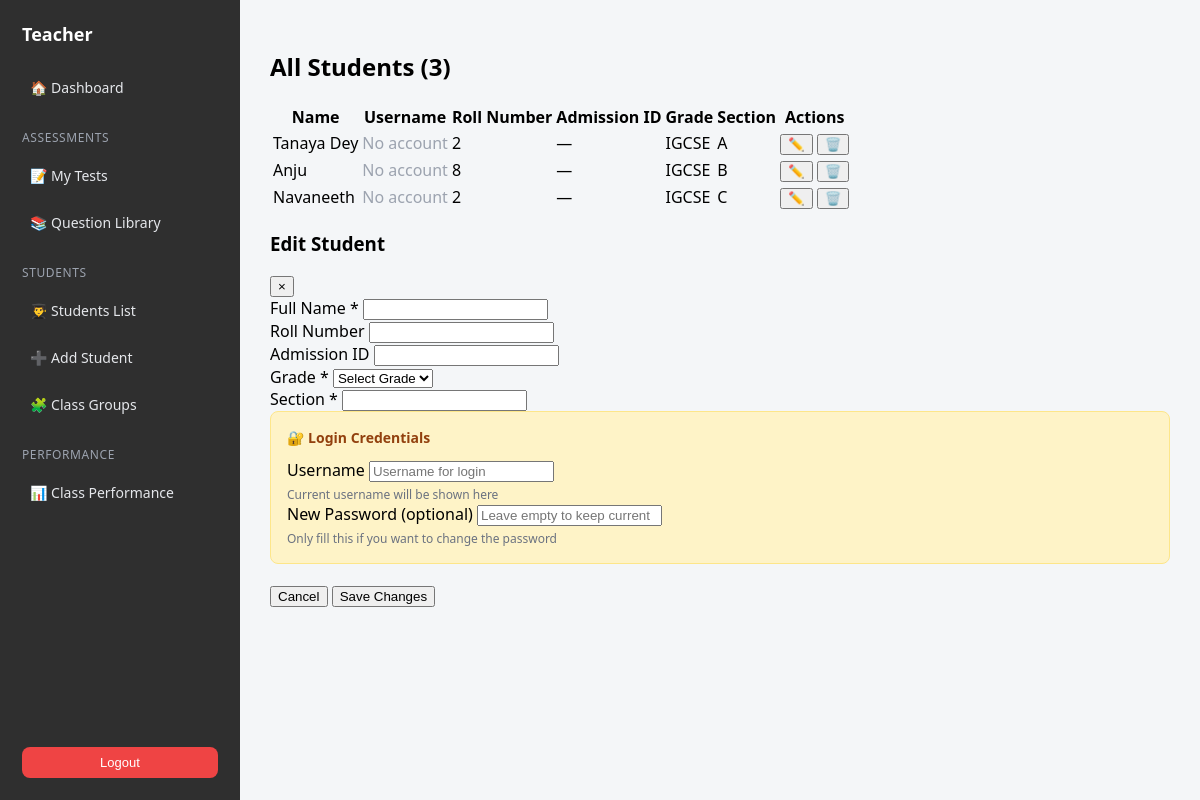
The app's page /teacher/students/ (signed in), older data.
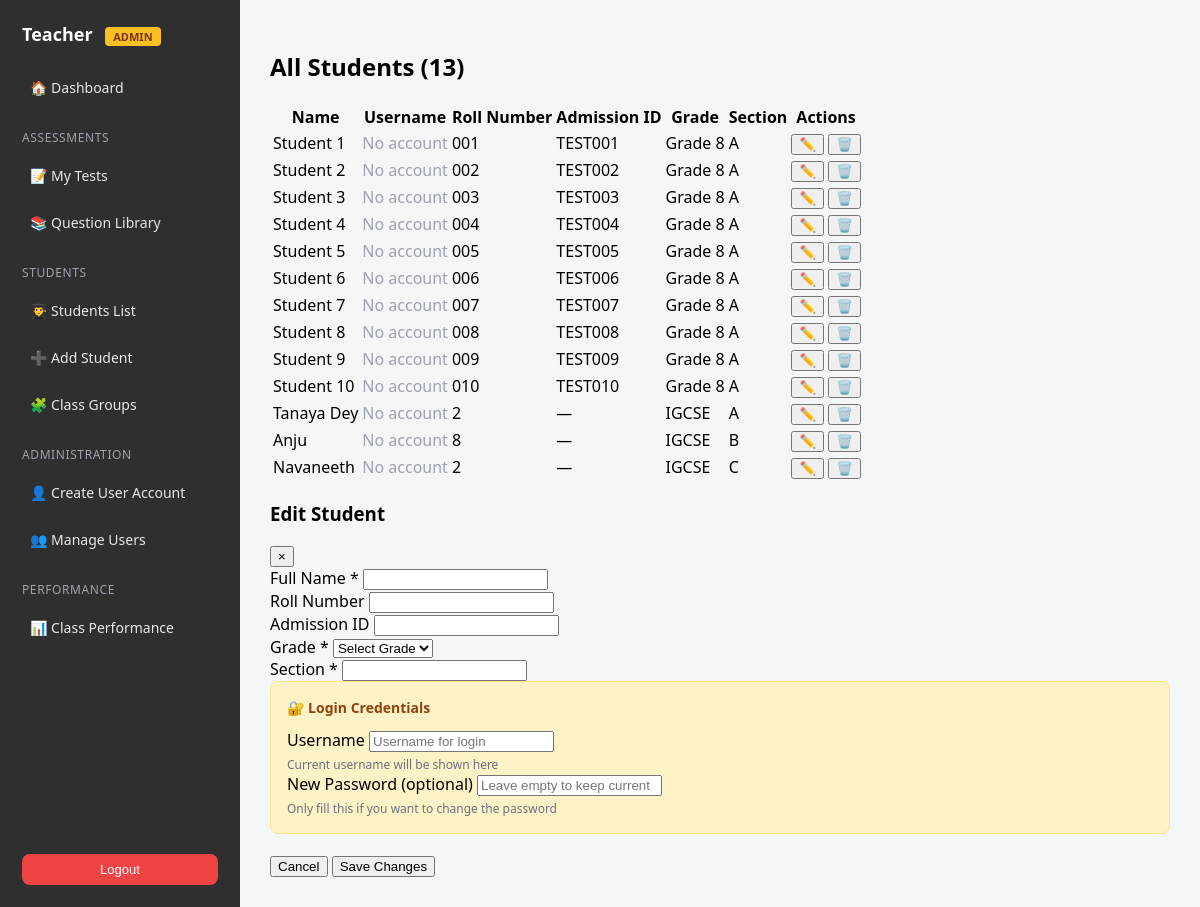
The same page, newer data.
### core/models.py (models this page shows, shortened)
class Student(models.Model):
    full_name = models.CharField(max_length=200)
    roll_number = models.CharField(max_length=50, blank=True)
    admission_id = models.CharField(max_length=50, blank=True)
    grade = models.ForeignKey(Grade, on_delete=models.CASCADE)
    section = models.CharField(max_length=10)  # A, B, C
    school = models.ForeignKey(School, on_delete=models.CASCADE, null=True, blank=True)  # Added
    created_by = models.ForeignKey(User, on_delete=models.CASCADE)
    created_at = models.DateTimeField(auto_now_add=True)
    class Meta:
        unique_together = ("grade", "section", "roll_number", "school")  # Updated
        ordering = ["school", "grade", "section", "roll_number"]

class Grade(models.Model):
    name = models.CharField(max_length=50)
    class Meta:
        ordering = ["name"]
        verbose_name = "Grade"
        verbose_name_plural = "Grades"

### core/views.py (the view)
# urls.py: path("teacher/students/", views.students_list, name="students_list"),
@login_required
def students_list(request):
    school = get_user_school(request.user)
    students = Student.objects.filter(school=school)
    return render(request, "teacher/students/students_list.html", {
        "students": students,
        "school": school
    })

### core/views.py (called while the page is built)
def get_user_school(user):
    try:
        return user.profile.school
    except:
        return None

### core/templates/teacher/students/students_list.html (shortened to what this page needs)
{% extends "teacher/teacher_base.html" %}
{% block content %}
<div class="students-container">
  <div class="students-table-container">
    <div class="table-header">
      <h2>All Students ({{ students|length }})</h2>
    </div>
    {% if students %}
      <table class="students-table">
        <thead>
          <tr>
            <th>Name</th>
            <th>Username</th>
            <th>Roll Number</th>
            <th>Admission ID</th>
            <th>Grade</th>
            <th>Section</th>
            <th>Actions</th>
          </tr>
        </thead>
        <tbody id="studentsTableBody">
          {% for student in students %}
            <tr data-student-id="{{ student.id }}">
              <td>
                <span class="student-name">{{ student.full_name }}</span>
              </td>
              <td>
                {% if student.user %}
                  <span class="username-badge">{{ student.user.username }}</span>
                {% else %}
                  <span style="color: #9ca3af;">No account</span>
                {% endif %}
              </td>
              <td>{{ student.roll_number|default:"—" }}</td>
              <td>{{ student.admission_id|default:"—" }}</td>
              <td>
                <span class="badge badge-grade">{{ student.grade.name }}</span>
              </td>
              <td>
                <span class="badge badge-section">{{ student.section }}</span>
              </td>
              <td>
                <div class="action-buttons">
                  <button class="icon-btn" onclick="editStudent({{ student.id }})" title="Edit">
                    ✏️
                  </button>
                  <button class="icon-btn delete" onclick="deleteStudent({{ student.id }})" title="Delete">
                    🗑️
                  </button>
                </div>
              </td>
            </tr>
          {% endfor %}
        </tbody>
      </table>
    {% endif %}
  </div>
</div>
<div class="modal" id="editModal">
  <div class="modal-content">
    <div class="modal-header">
      <h3>Edit Student</h3>
      <button type="button" class="close-btn" onclick="closeEditModal()">×</button>
    </div>
    <form id="editStudentForm">
      <div class="form-group">
        <label>Full Name *</label>
        <input type="text" id="editFullName" required>
      </div>
      <div class="form-group">
        <label>Roll Number</label>
        <input type="text" id="editRollNumber">
      </div>
      <div class="form-group">
        <label>Admission ID</label>
        <input type="text" id="editAdmissionId">
      </div>
      <div class="form-group">
        <label>Grade *</label>
        <select id="editGrade" required>
          <option value="">Select Grade</option>
        </select>
      </div>
      <div class="form-group">
        <label>Section *</label>
        <input type="text" id="editSection" required>
      </div>
      <div class="credentials-section">
        <h4>🔐 Login Credentials</h4>
        <div class="form-group">
          <label>Username</label>
          <input type="text" id="editUsername" placeholder="Username for login">
          <small style="color: #6b7280; font-size: 12px; display: block; margin-top: 4px;">
            Current username will be shown here
          </small>
        </div>
        <div class="form-group">
          <label>New Password (optional)</label>
          <input type="password" id="editPassword" placeholder="Leave empty to keep current">
          <small style="color: #6b7280; font-size: 12px; display: block; margin-top: 4px;">
            Only fill this if you want to change the password
          </small>
        </div>
      </div>
      <div class="modal-actions">
        <button type="button" class="btn secondary" onclick="closeEditModal()">
          Cancel
        </button>
        <button type="submit" class="btn primary">
          Save Changes
        </button>
      </div>
    </form>
  </div>
</div>
{% endblock %}

### core/templates/teacher/teacher_base.html (shortened to what this page needs)
<!DOCTYPE html>
<html lang="en">
<head>
</head>
<body>
<div class="page">
  <aside class="sidebar">
    <h2>
      Teacher
      {% if request.user.profile.role == 'school_admin' %}
      <span class="admin-badge">ADMIN</span>
      {% endif %}
    </h2>
    <a href="{% url 'teacher_dashboard' %}">🏠 Dashboard</a>
    <div class="section">Assessments</div>
    <a href="{% url 'tests_list' %}">📝 My Tests</a>
    <a href="{% url 'question_library' %}">📚 Question Library</a>
    <div class="section">Students</div>
    <a href="{% url 'students_list' %}">👨‍🎓 Students List</a>
    <a href="{% url 'add_student' %}">➕ Add Student</a>
    <a href="{% url 'groups_list' %}">🧩 Class Groups</a>
    {% if request.user.profile.role == 'school_admin' %}
    <div class="section">Administration</div>
    <a href="{% url 'create_user_account' %}">👤 Create User Account</a>
    <a href="{% url 'school_users_list' %}">👥 Manage Users</a>
    {% endif %}
    <div class="section">Performance</div>
    <a href="{% url 'class_performance' %}">📊 Class Performance</a>
    <div class="spacer"></div>
    <form method="post" action="{% url 'logout' %}">
      <button type="submit">Logout</button>
    </form>
  </aside>
  <main class="main">
    {% block content %}{% endblock %}
  </main>
</div>
</body>
</html>

### core/templates/teacher/teacher_base.html (style rules this page uses)
body { margin: 0; font-family: system-ui, -apple-system, BlinkMacSystemFont; background: #f4f6f8; }
.page { display: grid; grid-template-columns: 240px 1fr; height: 100vh; }
.sidebar { background: #2f2f2f; color: white; padding: 22px; display: flex; flex-direction: column; }
.sidebar h2 { margin: 0 0 18px 0; font-size: 18px; font-weight: 600; }
.sidebar a { display: block; color: #e5e7eb; text-decoration: none; margin: 8px 0; padding: 6px 8px; border-radius: 6px; font-size: 14px; }
.sidebar .section { margin-top: 18px; margin-bottom: 6px; font-size: 12px; text-transform: uppercase; letter-spacing: .05em; color: #9ca3af; }
.admin-badge { background: #fbbf24; color: #78350f; padding: 2px 8px; border-radius: 4px; font-size: 11px; font-weight: 600; margin-left: 8px; }
.sidebar .spacer { flex: 1; }
.sidebar button { margin-top: 12px; width: 100%; padding: 8px 10px; border-radius: 8px; border: none; background: #ef4444; color: white; font-size: 13px; cursor: pointer; }
.main { padding: 30px; overflow-y: auto; }

### core/templates/teacher/students/students_list.html (style rules this page uses)
.credentials-section { background: #fef3c7; border-radius: 8px; padding: 16px; margin-bottom: 20px; border: 1px solid #fde68a; }
.credentials-section h4 { margin: 0 0 12px 0; color: #92400e; font-size: 14px; display: flex; align-items: center; gap: 6px; }

Row changes from the older to the newer data that the page shows:
added Student: full_name "Student 1", roll_number "001", admission_id "TEST001", grade.name "Grade 8", section "A"
added Student: full_name "Student 2", roll_number "002", admission_id "TEST002", grade.name "Grade 8", section "A"
added Student: full_name "Student 3", roll_number "003", admission_id "TEST003", grade.name "Grade 8", section "A"
added Student: full_name "Student 4", roll_number "004", admission_id "TEST004", grade.name "Grade 8", section "A"
added Student: full_name "Student 5", roll_number "005", admission_id "TEST005", grade.name "Grade 8", section "A"
added Student: full_name "Student 6", roll_number "006", admission_id "TEST006", grade.name "Grade 8", section "A"
added Student: full_name "Student 7", roll_number "007", admission_id "TEST007", grade.name "Grade 8", section "A"
added Student: full_name "Student 8", roll_number "008", admission_id "TEST008", grade.name "Grade 8", section "A"
added Student: full_name "Student 9", roll_number "009", admission_id "TEST009", grade.name "Grade 8", section "A"
added Student: full_name "Student 10", roll_number "010", admission_id "TEST010", grade.name "Grade 8", section "A"
Text that changed along with them:
{{ students|length }}: "3" → "13"
text now shown: "ADMIN ADMINISTRATION 👤 Create User Account 👥 Manage Users"
